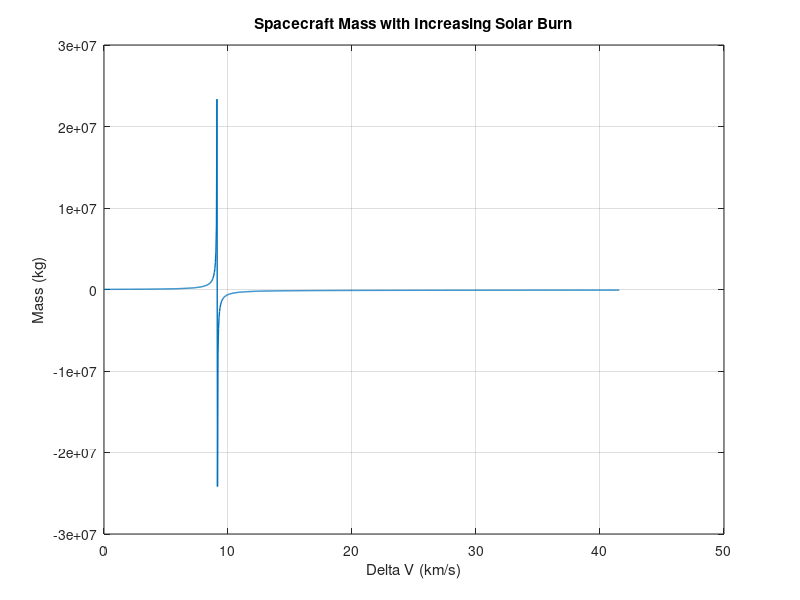

Write MATLAB code to recreate this figure. (Note: this script raises an error after producing the figure.)
clear
clc

%m0 = Mass at launch (initial mass)
%m1 = Mass after GEO escape
%m2 = Mass after jupiter oberth
%m3 = Mass after sun dive
%m4 = Mass after imaging (dry mass)

%% Setup

%DELTA V's

dV1 = 12486.938942 - 5376.534624;
dV2 = 3607.670000;
dV3 = 41553.838106;

%Conversion Values

AU_m = 1.496*10^11; %AU to meters conversion
y_s = 3600*24*365.25; %year to second conversion

%Spacecraft
m4 = 101.8; %kg
Ueq_I = 22563; %m/s - U_eq for the deep space ion propulsion based of BET-300-P Config B in vaccum
m_I = 1; %kg - mass of the ion propulsion system
Ueq_C = 3615; %m/s - U_eq for methalox chemical propulsion in vaccum
eps_C = 0.08; %kg - structural coefficient of methalox
Ueq_H = 220*9.81; %m/s - U_eq for hydrazine
rho_A = 0.001; %kg/m^2 - sail areal density
rho = 0.9; %sail reflectivity
k = (1.016*10^17)*(1+rho); %kg-m/s^2 (Newtons) - sail parameter

%Sun to Imaging

mu_S = 1.327*10^20; %m^3/s^2 - gravitational parameter of the sun
rp_h = 0.14*AU_m; %m - perhelion
t_SuToIm = 40*y_s; %s - time from sun to imaging
v_inf_req = 650*AU_m/t_SuToIm; %m/s - approximate v_inf needed to reach imaging within t_SuToIm years
E_req = v_inf_req^2/2; %m^2/s^2 - Energy required at perhelion
% v_ph_req = sqrt(2*(E_req+mu_S/rp_h));
% v_ph = v_ph_req - dV3;

v_ph_req = 144391.576; %m/s - final perhelion velocity required
v_ph = v_ph_req - dV3; %m/s - entrance perhelion velocity

%% MASS CALCS

R1 = exp(dV1/Ueq_C); %mass ratio from burn from Earth GEO
R2 = exp(dV2/Ueq_C); %mass ratio from Jupiter Oberth

%Run different cases for sundive

dV3_fuel = linspace(0,dV3,1000); %m/s - variation in DeltaV from chemical burn
E_helio = (v_ph+dV3_fuel).^2./2 - mu_S/rp_h; %m^2/s^2 - it's the specific energy relative to Sun after fuel burns.
% E_req = v_inf_req^2/2; %m^2/s^2 - energy needed to get the required v_inf
E_req = v_ph_req^2/2 - mu_S/rp_h; %m^2/s^2 - energy needed to get the required v_inf
delta_E = E_req-E_helio; %m^2/s^2 - change in energy needed to get the required v_inf
R_sail_req = delta_E.*rp_h./k; %m^2/kg - area to mass ratio needed to get the required v_inf
R3_Sail = (1./(1-rho_A.*R_sail_req)); %mass ratio for the sail
R3_Prop = exp(dV3_fuel./Ueq_C); %mass ratio from the chemical burn

%Spiral/correction

t_imaging = (900-650)*AU_m/v_inf_req; %s - time spent imaging
R = 250*10^6; %m - Radius of rotation in meters
V_t = 2*pi*R/y_s; %m/s - tangential velocity
R4 = exp(V_t^2*t_imaging/(R*Ueq_I)); %first mass ratio
dVH = 100; %m/s
R4p5 = exp(dVH/Ueq_H);

%Mass ratio calcs

m3p5 = (m4+m_I)*R4; %kg - mass with the ion prop and fuel
m3 = m3p5*R4p5; %kg - mass with hydrazine
m2p5 = m3*R3_Sail; %kg - mass with sail
m2 = m2p5.*(R3_Prop.*(1-eps_C)./(1-R3_Prop.*eps_C)); %kg - mass with solar burn (if applicable)
m1 = m2*(R2*(1-eps_C)/(1-R2*eps_C)); %kg - mass with Jupiter burn
m0 = m1*(R1*(1-eps_C)/(1-R1*eps_C)); %kg - mass with Earth burn

dV3_fuel_max = interp1(m0,dV3_fuel,16800); %m/s - max allowable delta V from the chemical burn
A_sail = R_sail_req.*m2./exp(dV3_fuel./Ueq_C); %m^2 - area of the sail
m_sail = A_sail*rho_A; %kg - mass of the sail
mp_1 = (m0-m1)*(1-eps_C); %kg - mass of the methalox from Earth GEO burn
ms_1 = (m0-m1)*eps_C; %kg - structural mass for GEO burn
mp_2 = (m1-m2)*(1-eps_C); %kg - methalox fuel mass for Jupiter Oberth
ms_2 = (m1-m2)*eps_C; %kg - structural mass for Jupiter Oberth
mp_3 = ((m2-m_sail) - m3)*(1-eps_C); %kg - methalox fuel mass for aided solar oberth
ms_3 = ((m2-m_sail) - m3)*eps_C; %kg - structural mass for aided solar oberth
mp_4 = (m3p5-m_I)-m4; %kg - mass of the ion propulsion fuel for imaging
mp_H = m3-m3p5; %kg - mass of hydrazine fuel

close all

plot(dV3_fuel./1000,m0,"LineWidth",1)
grid on
title("Spacecraft Mass with Increasing Solar Burn")
xlabel("Delta V (km/s)")
ylabel("Mass (kg)")
yline(16800,Color='r',LineWidth=1)
xlim([0,dV3_fuel_max/1000])
ax = gca;
ax.FontSize = 14;

figure
plot(dV3_fuel./1000,A_sail,"LineWidth",1)
grid on
title("Sail Size with Increasing Solar Burn")
xlabel("Delta V (km/s)")
ylabel("Sail Area (m^2)")
xlim([0,dV3_fuel_max/1000])
ax = gca;
ax.FontSize = 14;

%For case where dV3_fuel = 0

clc

disp("Cruise/Imaging:")
disp("  Ion Prop Fuel Mass: " + mp_4 + " kg")
disp("  Hydrazine Fuel Mass: " + mp_H + " kg")
disp("Solar Oberth (No Aid):")
disp("  Sail Mass: " + m_sail(1) + " kg")
disp("  Sail Area: " + A_sail(1) + " m^2")
disp("Jupiter Oberth:")
disp("  Methalox Fuel Mass: " + mp_2(1) + " kg")
disp("  Methalox Structural Mass: " + ms_2(1) + " kg")
disp("Earth GEO:")
disp("  Methalox Fuel Mass: " + mp_1(1) + " kg")
disp("  Methalox Structural Mass: " + ms_1(1) + " kg")
disp("Total Mass: " + m0(1) + " kg")
